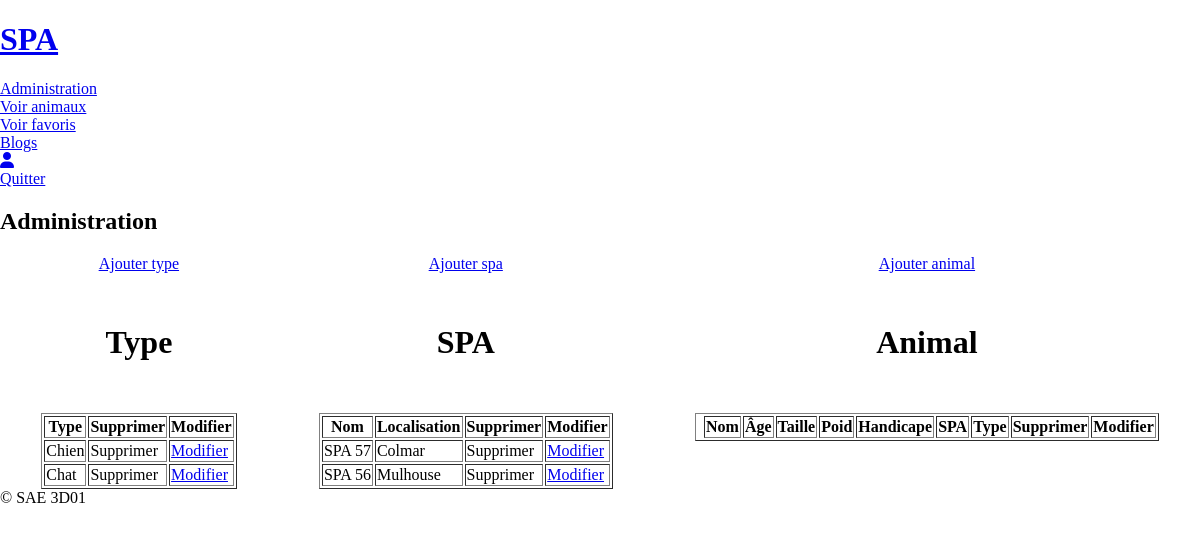
The page /index.php?action=admin (signed in) on the database as committed earlier.
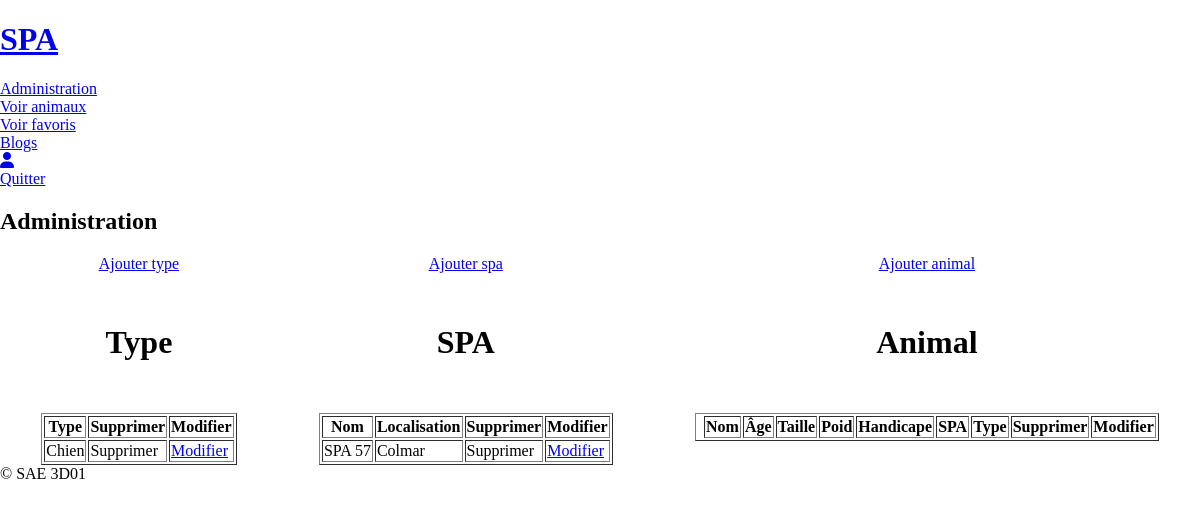
The same page on the database as committed later.
### tables this page shows
CREATE TABLE IF NOT EXISTS `type` (
  `id_type` int NOT NULL AUTO_INCREMENT,
  `libelle` varchar(254) NOT NULL,
  PRIMARY KEY (`id_type`)
);

CREATE TABLE IF NOT EXISTS `spa` (
  `id_spa` int NOT NULL AUTO_INCREMENT,
  `nom` varchar(254) NOT NULL,
  `localisation` varchar(254) NOT NULL,
  PRIMARY KEY (`id_spa`)
);

### controleur/controleur.php (called while the page is built, shortened)
<?php
require_once "modele/type.php";
require_once "modele/spa.php";
function admin(){
    $ObjectType = new Type();
    $ObjectSPA = new Spa();
    $types = $ObjectType->getTypes();
    $AllSPA = $ObjectSPA->getAllSPA();
    require "vue/vueAdmin.php";
}

### modele/type.php (called while the page is built, shortened)
<?php
require_once "modele/modele.php";
class Type extends database {
    public function getTypes(){
        $req = '
        SELECT *
        FROM `type`
        ';
        $res = $this->execReq($req);
        return $res;
    }
}

### modele/modele.php (called while the page is built, shortened)
<?php
abstract class database {
    private $bdd;
    protected function execReq($req) {
        return $this->connexionBDD()->query($req)->fetchAll(PDO::FETCH_ASSOC);
    }
    private function connexionBDD() {
        if(!isset($this->bdd)){
            try {
                $options=array(PDO::MYSQL_ATTR_INIT_COMMAND => "SET NAMES utf8");
                $this->bdd=new PDO('mysql:host='.DBHOST.';dbname='.DBNAME, DBUSER, DBPWD, $options);
            }
            catch(Exception $err) {
                throw new Exception("Connexion à la BDD");
            }
        }
        return $this->bdd;
    }
}

### modele/spa.php (called while the page is built, shortened)
<?php
require_once "modele/modele.php";
class Spa extends database {
    public function getAllSPA(){
        $req = '
        SELECT *
        FROM `spa`
        ';
        $res = $this->execReq($req);
        return $res;
    }
}

### vue/vueAdmin.php (the view, shortened to what this page needs)
<?php
$header = NOMSITE;
$titre = "Administration";
?>
<div class="admin">
    <div class="table-admin">
        <a href="index.php?action=ajouterType">Ajouter type</a>
        <h1>Type</h1>
        <table border="1">
            <thead>
                <tr>
                    <th>Type</th>
                    <th>Supprimer</th>
                    <th>Modifier</th>
                </tr>
            </thead>
            <tbody>
                <?php
                    foreach($types as $type){
                        ?>
                        <tr>
                            <td><?= $type['libelle'] ?></td>
                            <td><a onclick="modalVerif(this, '<?=$type['libelle']?>', 'type', <?=$type['id_type']?>)">Supprimer</a></td>
                            <td><a href="index.php?action=modifierType&&idType=<?=$type['id_type']?>">Modifier</a></td>
                        </tr>
                        <?php
                    }
                ?>
            </tbody>
        </table>
    </div>
    <div class="table-admin">
        <a href="index.php?action=ajouterSPA">Ajouter spa</a>
        <h1>SPA</h1>
        <table border="1">
            <thead>
                <tr>
                    <th>Nom</th>
                    <th>Localisation</th>
                    <th>Supprimer</th>
                    <th>Modifier</th>
                </tr>
            </thead>
            <tbody>
                <?php
                    foreach($AllSPA as $spa){
                        ?>
                        <tr>
                            <td><?= $spa['nom'] ?></td>
                            <td><?= $spa['localisation'] ?></td>
                            <td><a onclick="modalVerif(this, '<?=$spa['nom']?>', 'SPA', <?=$spa['id_spa']?>)">Supprimer</a></td>
                            <td><a href="index.php?action=modifierSPA&&idSPA=<?=$spa['id_spa']?>">Modifier</a></td>
                        </tr>
                        <?php
                    }
                ?>
            </tbody>
        </table>
    </div>
    <div class="table-admin">
        <a href="index.php?action=ajouterAnimal">Ajouter animal</a>
        <h1>Animal</h1>
        <table border="1">
            <thead>
                <tr>
                    <th>Nom</th>
                    <th>Âge</th>
                    <th>Taille</th>
                    <th>Poid</th>
                    <th>Handicape</th>
                    <th>SPA</th>
                    <th>Type</th>
                    <th>Supprimer</th>
                    <th>Modifier</th>
                </tr>
            </thead>
        </table>
    </div>
</div>
<?php
$contenu = ob_get_clean();
$footer = "&copy; SAE 3D01";
require "gabarit.php";

### index.php (shortened to what this page needs)
<?php
require "controleur/controleur.php";
require "controleur/type.php";
require "controleur/spa.php";
try {
    if (isset($_GET["action"])) {
        if (isset($_SESSION['USER'])){
            if ($_SESSION['ROLE'] == "ADMIN"){
                switch($_GET["action"]){
                    case "admin":
                        admin();
                        break;
                }
            }
        }
    }else{
        accueil();
    }
}catch (Exception $e) {
    erreur($e->getMessage()) ;
}

### vue/gabarit.php (shortened to what this page needs)
<!DOCTYPE html>
<html lang="fr">
<head>
    <link href="style/style.css" rel="stylesheet">
</head>
<body>
    <?php
        if (!isset($showHeader)){
            ?>
            <header>
                <div><a href="index.php"><h1><?= $header ?></h1></a></div>
                <div class="menu">
                    <?php
                    if(!isset($_SESSION['USER'])){
                        echo('<a class="lien" href="index.php?action=login">Connexion</a>');
                        echo('<a class="lien" href="index.php?action=signup">S\'inscrire</a>');
                        echo('<a class="lien" href="index.php?action=animaux">Voir animaux</a>');
                        echo('<a class="lien" href="index.php?action=blogs">Blogs</a>');
                    }else{
                        if ($_SESSION['ROLE'] == "ADMIN"){
                            echo('<a class="lien" href="index.php?action=admin">Administration</a>');
                        }
                        echo('<a class="lien" href="index.php?action=animaux">Voir animaux</a>');
                        echo('<a class="lien" href="index.php?action=voirFavoris">Voir favoris</a>');
                        echo('<a class="lien" href="index.php?action=blogs">Blogs</a>');
                        echo('<a class="lien" href="index.php?action=profil"><i class="fa-solid fa-user"></i></a>');
                        echo('<a class="lien" href="index.php?action=delog">Quitter</a>');
                    }
                    ?>
                </div>
            </header>
    <?php
        }
    ?>
    <main>
        <h2><?= $titre ?></h2>
        <?= $contenu ?>
    </main>
    <footer>
        <?= $footer ?>
    </footer>
</body>
</html>

### style/style.css (style rules this page uses)
body { padding: 0; margin: 0; }
header a { display: block; width: max-content; }
.table-admin { display: flex; gap: 30px; align-items: center; flex-direction: column; }
.admin { display: flex; justify-content: space-around; flex-direction: row; }

Rows that differ between the two databases and show on the page:
removed type: libelle "Chat"
removed spa: nom "SPA 56", localisation "Mulhouse"
